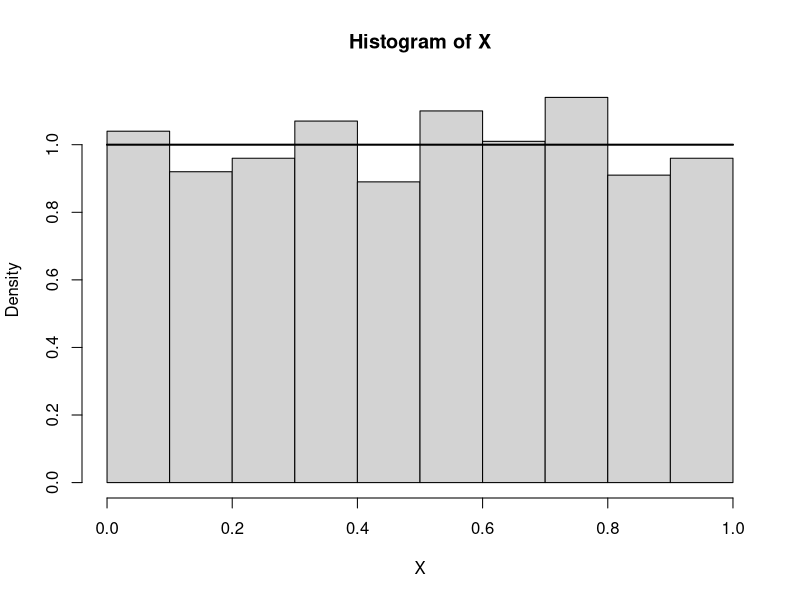
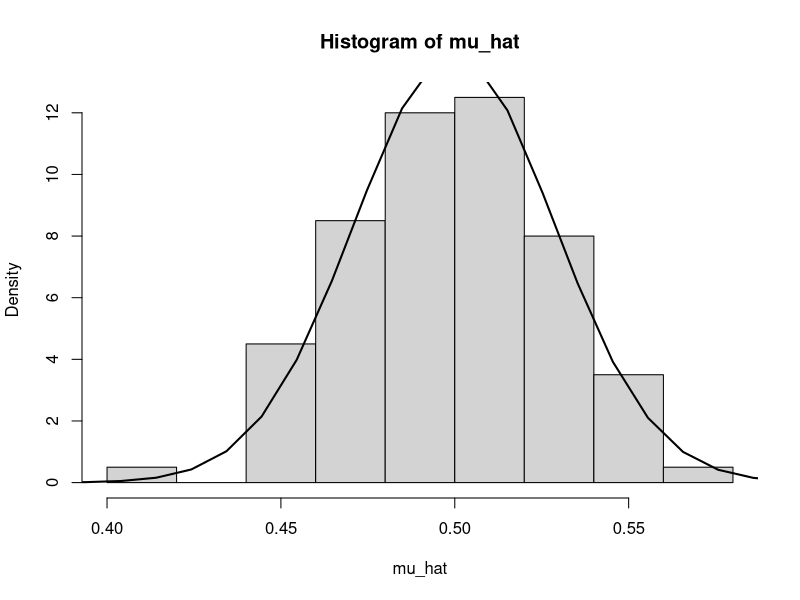
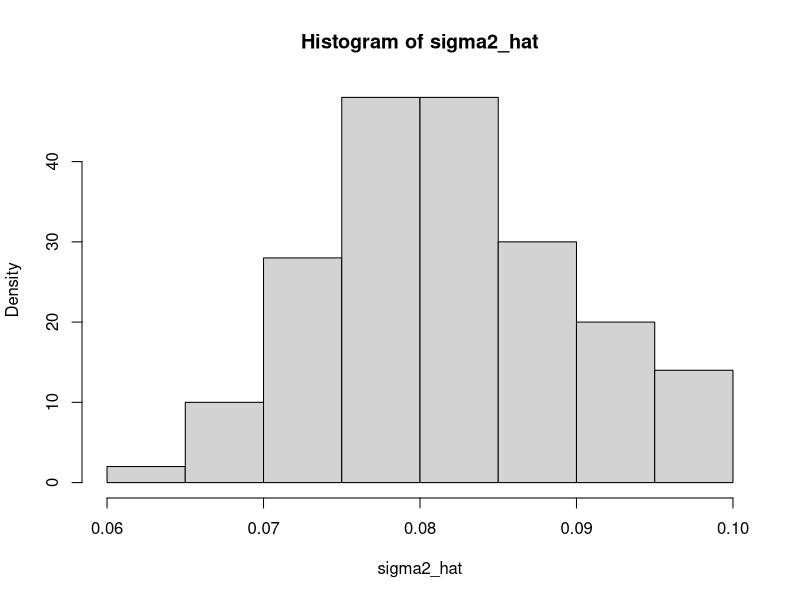
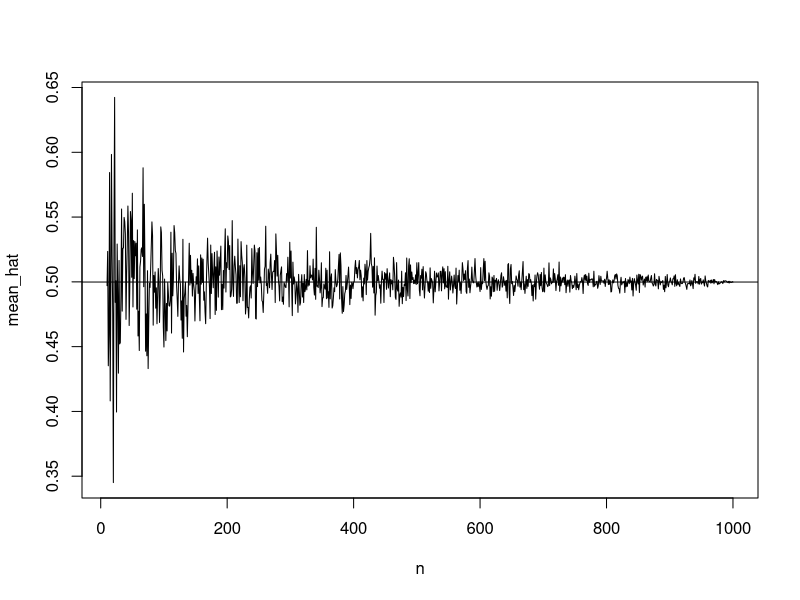
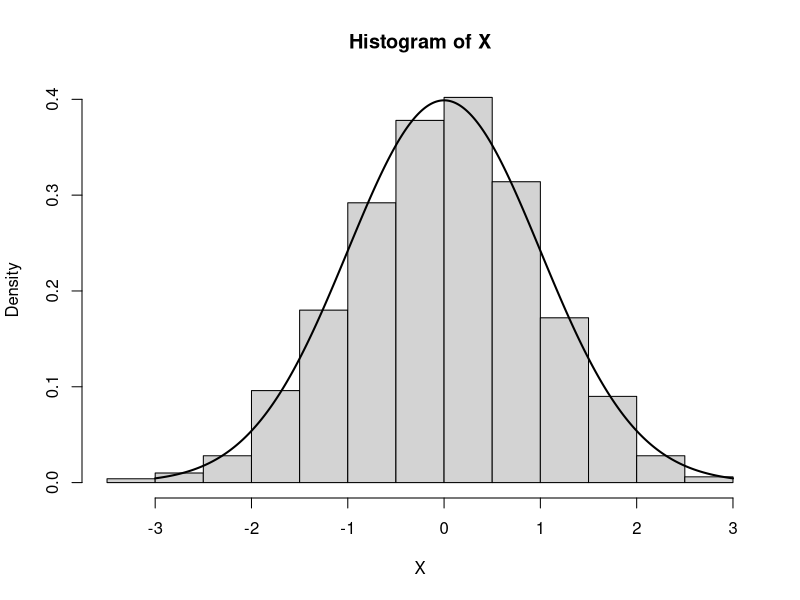
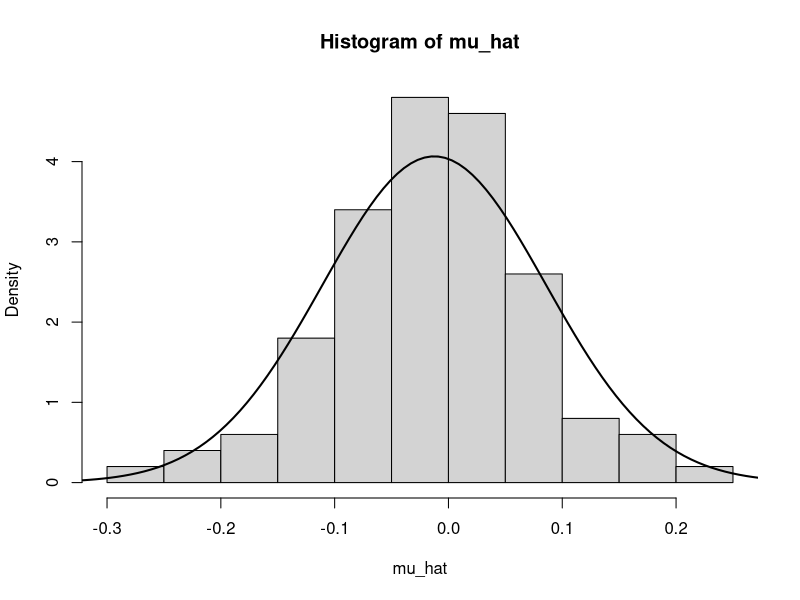
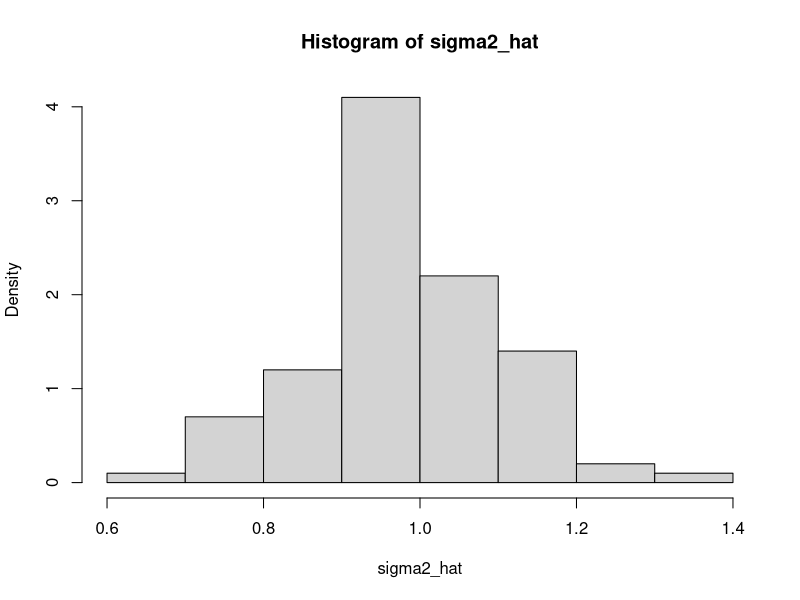
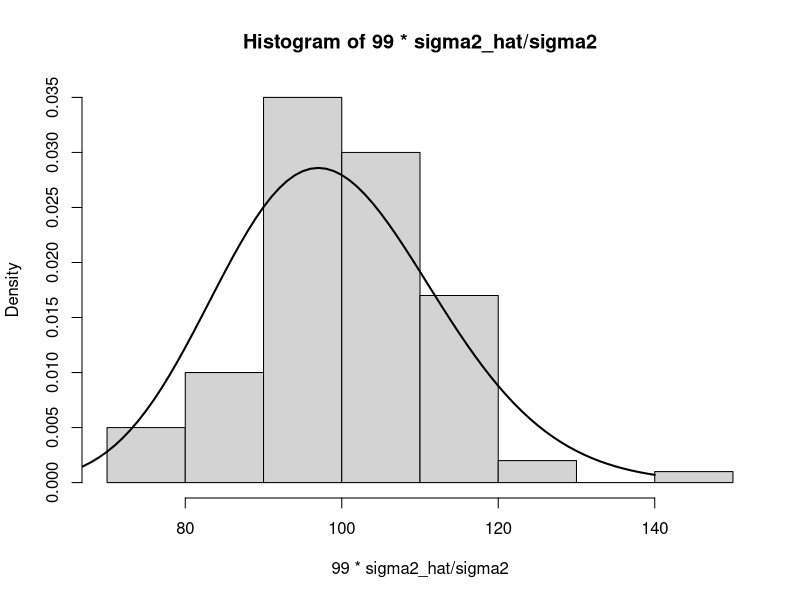

Write the R code that produced these figures, in order.
# In this practical we are going to experiment with sampling and simulation in R. This relies on
# two set of functions:

#   • sample extract a sample of a specified size from a set.
#   • rnorm, rbinom, rpois, etc... simulate from the corresponding random variables.

# Since in this exercise we are using random number generators, each of us can get different
# numbers out of them. To be able to replicate exactly the solutions, we can set the seed of the
# random number generator using the command

## Set seed to 
set.seed(1000)
################
## Exercise 1 ##
################

# Let us simulate a population of 1000 units from a uniform random variable between 0 and
# 1, look at its histogram and compare it with the uniform probability density function:

comp_random_sim_dens <-function(){
  set.seed(1000)
  X <<- runif(1000,0,1)
  hist(X,probability = TRUE)
  x <<- seq(0,1,len=100)
  points(x,dunif(x,0,1),type="l",lwd=2)
}
comp_random_sim_dens()
# Compute the mean and the variance for this population and save them for future reference.

mean_var <- function(){
  mu <<- mean(X)
  cat("The mean is:", mu)
  cat("\n")
  sigma2 <<-((1000-1)/1000)*var(X)
  cat("The variance is:", sigma2)
}
mean_var()

# Now repeat the sampling 100 times, save in two vectors the sample means and sample
# variances for all these samples and plot their histograms. Any comment?

hundred_samples_mean <- function(){
  set.seed(1000)
  mu_hat <- rep(NA,100)
  sigma2_hat <<- rep(NA,100)
  for (k in 1:100){
    S <- sample(X,100, replace = FALSE)
    mu_hat[k] <- mean(S)
    sigma2_hat[k] <<- var(S)
  }
  hist(mu_hat,probability = TRUE)
  points(x,dnorm(x,mu,sqrt(sigma2)/10),type="l",lwd=2)
}
hundred_samples_mean()

hundred_samples_var <- function(){
  hist(sigma2_hat, probability = TRUE)
}
hundred_samples_var()

# Let us now explore how the sample mean behave when the sample size increase. Define
# a vector of sample sizes from 10 to 1000 and plot the sample mean as function of the
# sample size. What do you see?

increas_sample_size <- function(){
  set.seed(1000)
  n <- 10:1000
  mean_hat <- rep(NA,length(n))
  for (k in 1:length(n)){
    S <- sample(X,n[k],replace = FALSE)
    mean_hat[k] <- mean(S)
  }
  plot(n, mean_hat,type="l")
  abline(h=mu)
  # The sample mean gets closer and closer to the population mean
  # when the sample size increases.
}
increas_sample_size()

# Repeat the exercise in the case the population is simulated from a normal distribution
# with zero mean and variance 1. Which difierences can you see?

normal_population <- function(){
  set.seed(1000)
  X <<- rnorm(1000,0,1)
  hist(X, probability = TRUE)
  x <<- seq(-3, 3, len=1000)
  points(x,dnorm(x, 0, 1), type="l", lwd=2)
}
normal_population()

mean_var_norm <- function(){
  mu <<- mean(X)
  cat("The mean is:", mu)
  cat("\n")
  sigma2 <<-((1000-1)/1000)*var(X)
  cat("The variance is:", sigma2)
}
mean_var_norm()

hundred_samples_mean_norm <- function(){
  set.seed(1000)
  mu_hat <- rep(NA,100)
  sigma2_hat <<- rep(NA,100)
  for (k in 1:100){
    S <- sample(X,100, replace = FALSE)
    mu_hat[k] <- mean(S)
    sigma2_hat[k] <<- var(S)
  }
  hist(mu_hat,probability = TRUE)
  points(x,dnorm(x,mu,sqrt(sigma2)/10),type="l",lwd=2)
}
hundred_samples_mean_norm()

hundred_samples_var_norm <- function(){
  hist(sigma2_hat, probability = TRUE)
}
hundred_samples_var_norm()

sigma2_hat_sigma2_norm <- function(){
  hist(99*sigma2_hat/sigma2, probability = TRUE)
  z <- 60:140
  points(z,dchisq(z,99),type="l",lwd=2)
}
sigma2_hat_sigma2_norm()

increas_sample_size_norm <- function(){
  set.seed(1000)
  n<-10:1000
  mean_hat<-rep(NA,length(n))
  for (k in 1:length(n)){
    S<-sample(X,n[k],replace = FALSE)
    mean_hat[k]<-mean(S)
  }
  plot(n, mean_hat,type="l")
  abline(h=mu)
  # The main difference is that now (n-1)S/sigma^2
  # is distributed as a chi-squared with n-1 df
}
increas_sample_size_norm()

################
## Exercise 2 ##
################

# The probability for a patient to recover after receiving a drug is 0.5. 200 experiments are
# performed with 50 patients each. Simulate the outcome of these experiments using the
# rbinom function and draw a histogram of the sample proportions from the experiments.
# Repeat the procedure when the probability of success of the drug is 0.95 and comment
# on the difference.

simulation_prob_50_pct <- function(){
  set.seed(1000)
  n <- 50
  p <- 0.5
  X <- rbinom(200,n,p)
  sample_prop <- X/n
  hist(sample_prop,probability = TRUE, main=paste("p=",p))
  z <- seq(0,1,len=1000)
  points(z,dnorm(z,mean=p,sd=sqrt(p*(1-p)/n)),type='l')
}
simulation_prob_50_pct()

simulation_prob_95_pct <- function(){
  # set.seed(1000)
  n <- 50
  p <- 0.95
  X <- rbinom(200,n,p)
  sample_prop <- X/n
  hist(sample_prop,breaks=6,probability = TRUE,main=paste("p=",p))
  z <- seq(0,1,len=1000)
  points(z,dnorm(z,mean=p,sd=sqrt(p*(1-p)/n)),type='l')
}
simulation_prob_95_pct()